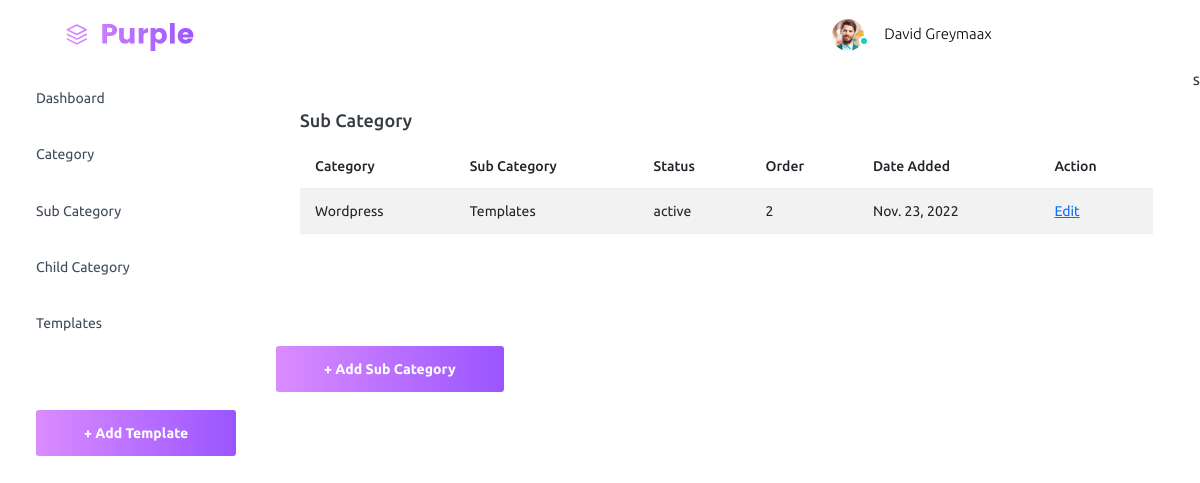
The app's page /adminpanel/sub_category/, older data.
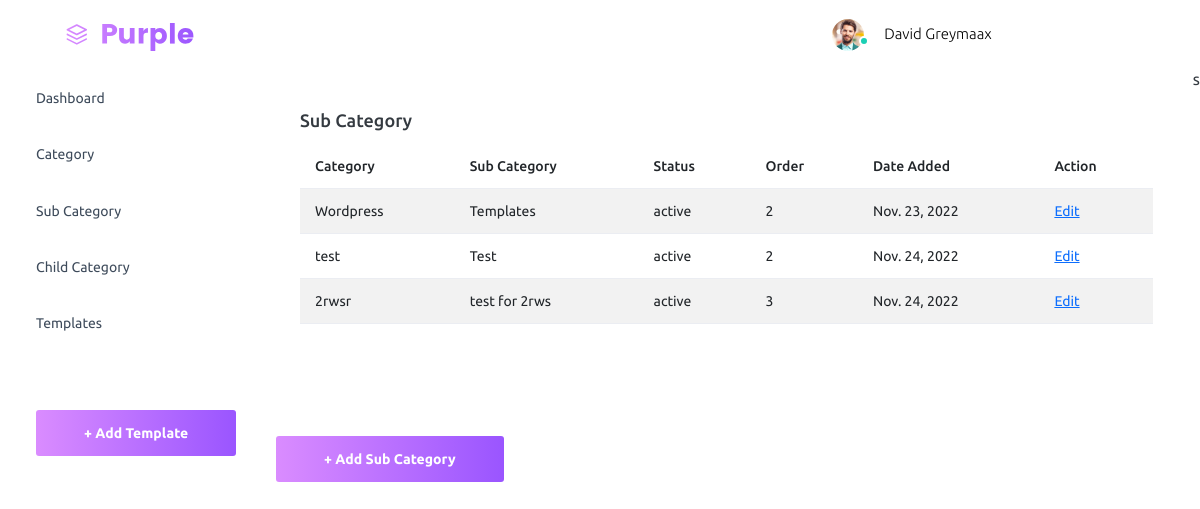
The same page, newer data.
### adminpanel/models.py (models this page shows, shortened)
class SubCategory(models.Model):
    category = models.ForeignKey(Category, on_delete=models.CASCADE)
    sub_category = models.CharField(max_length=100,unique=True)
    order = models.IntegerField(null=True)
    status = models.IntegerField(null=True, default='1')
    created = models.DateTimeField(auto_now_add=True, null=True)

class Category(models.Model):
    category = models.CharField(max_length=100,unique=True)
    category_image = models.ImageField(null=True, upload_to='category_images/')
    order = models.IntegerField(null=True)
    status = models.IntegerField(null=True, default='1')
    created = models.DateTimeField(auto_now_add=True, null=True)
    def __str__(self):
        return self.category

### adminpanel/views.py (the view)
# urls.py: path('sub_category/', views.sub_category, name='sub_category'),
def sub_category(request):
    sub_category = SubCategory.objects.all()
    context = {
        'sub_category': sub_category
    }
    return render(request, 'admin/sub_category.html', context)

### templates/admin/sub_category.html
{% load static %}
{% include 'admin/nav.html' %}
<div class="main-panel">
    <div class="col-lg-12 grid-margin stretch-card">
        <div class="card">
          <div class="card-body">
            <h4 class="card-title">Sub Category</h4>
            <table class="table table-striped">
              <thead>
                <tr>
                  <th> Category</th>
                  <th> Sub Category</th>
                  <th> Status </th>
                  <th> Order</th>
                  <th>Date Added</th>
                  <th>Action</th>
                </tr>
              </thead>
              <tbody>
                {% for sub_category in sub_category %}
                <tr>
                  <td class="py-1">
                    {{sub_category.category}}
                  </td>
                  <td>{{sub_category.sub_category}} </td>
                  <td>
                    {% if sub_category.status == 0 %}
                    inactive
                    {% else %}
                    active
                    {% endif %}
                  </td>
                  <td> {{sub_category.order}}</td>
                  <td>{{sub_category.created.date}}</td>
                  <td><a href=""> Edit</a></td>
                </tr>
                {% endfor %}
              </tbody>
            </table>
          </div>
        </div>
      </div>
      <span class="nav-link">
        <a href="{% url 'add_sub_category' %}">
        <button class="btn btn-block btn-lg btn-gradient-primary mt-4">+ Add Sub Category</button>
    </a>
    </span>
</div>
{% include 'admin/footer.html' %}s

Row changes from the older to the newer data that the page shows:
added SubCategory: category "test", sub_category "Test", status "active", order "2", created "Nov. 24, 2022"
added SubCategory: category "2rwsr", sub_category "test for 2rws", status "active", order "3", created "Nov. 24, 2022"
